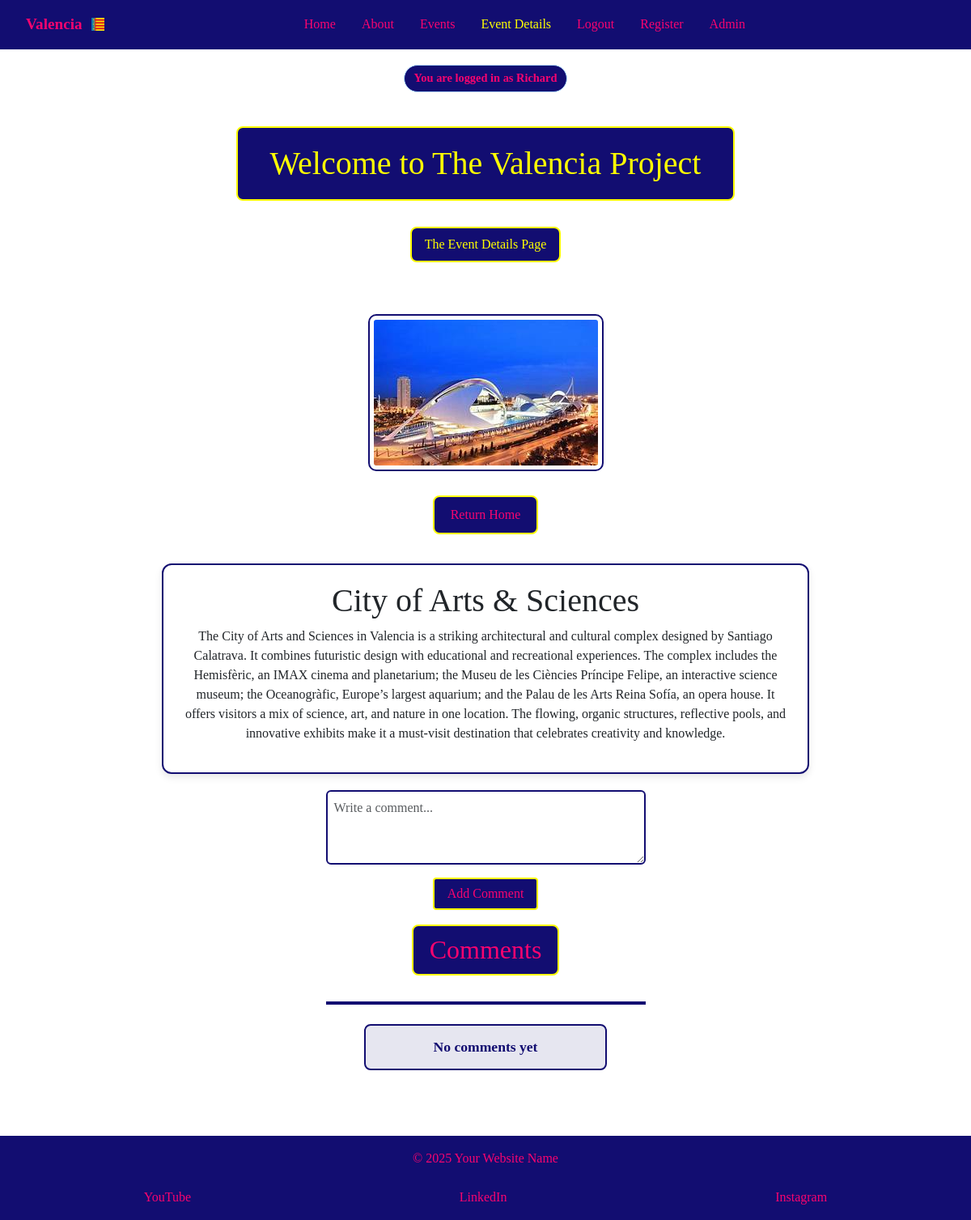
Page /event-details/3/ (signed in) on the earlier database version.
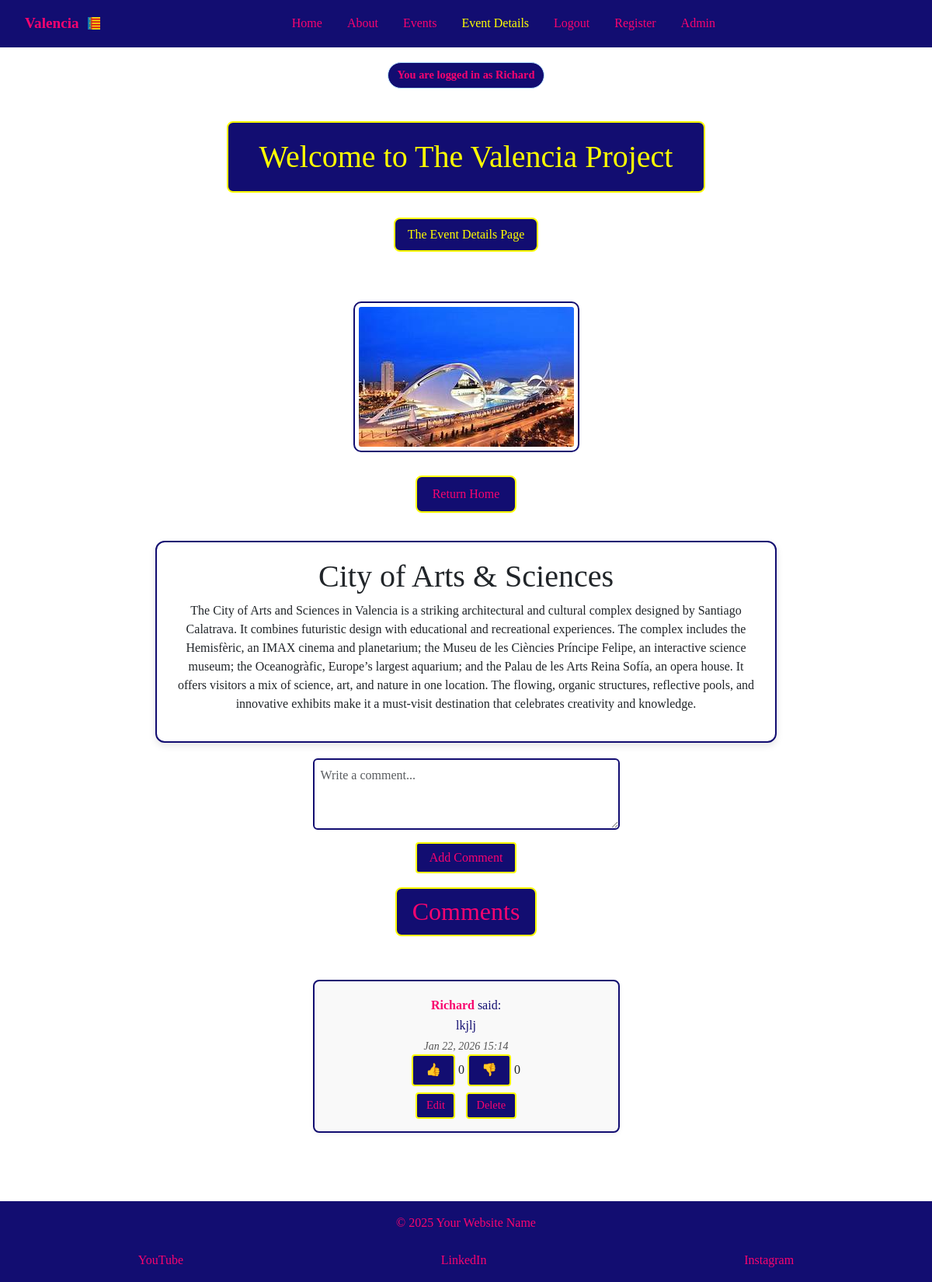
Same page on the later database version.
### tourism_es/models.py (models this page shows, shortened)
class Comment(models.Model):
    card = models.ForeignKey(
        CardText,
        on_delete=models.CASCADE,
        related_name='comments',
        default=1
    )
    user = models.ForeignKey(User, on_delete=models.CASCADE)
    text = models.TextField()
    created_at = models.DateTimeField(auto_now_add=True)
    updated_at = models.DateTimeField(auto_now=True)

### tourism_es/views.py (the view)
# urls.py: path('event-details/<int:pk>/', views.event_details, name='event-details'),
def event_details(request, pk):
    card = get_object_or_404(CardText, id=pk)
    is_saved = False
    if request.user.is_authenticated:
        is_saved = card.saved_by.filter(pk=request.user.pk).exists()
    if request.method == 'POST' and request.user.is_authenticated:
        form = CommentForm(request.POST)
        if form.is_valid():
            comment = form.save(commit=False)
            comment.user = request.user
            comment.card = card
            comment.save()
            return redirect('event-details', pk=card.pk)
    else:
        form = CommentForm()
    comments = card.comments.all().order_by('created_at')
    context = {
        'card': card,
        'comments': comments,
        'form': form,
        'is_saved': is_saved,
        'active_tab': 'event-details'
    }
    return render(request, 'event-details.html', context)

### tourism_es/forms.py
class CommentForm(forms.ModelForm):
    class Meta:
        model = Comment
        fields = ['text']
        labels = {
            'text': '',
        }
        widgets = {
            'text': forms.Textarea(attrs={
                'class': 'form-control',
                'rows': 3,
                'placeholder': 'Write a comment...'
            })
        }

### tourism_es/templatetags/comment_tags.py (called while the page is built)
@register.filter
def reaction_count(comment, reaction_type):
    return comment.reactions.filter(reaction=reaction_type).count()

### tourism_es/templates/event-details.html (shortened to what this page needs)
{% extends 'base.html' %}
{% load static %}
{% load comment_tags %}
{% block content %}
<h1 class="color">Welcome to The Valencia Project</h1>
<p class="color">The Event Details Page</p>
<main class="card-detail-wrapper">
    <div class="card-detail">
        <img src="{% static 'images/' %}{{ card.image_name }}" alt="{{ card.title }}">
        <p>
            <a class="color-return" href="{% url 'index' %}">Return Home</a>
        </p>
        <div class="card-content-box">
            <h1>{{ card.title }}</h1>
            <p>{{ card.content }}</p>
        </div>
        <div class="comments-section">
            {% if user.is_authenticated %}
            <form method="POST">
                {{ form.as_p }}
                <button type="submit">Add Comment</button>
            </form>
            {% endif %}
            <h2>Comments</h2>
            {% for comment in comments %}
            <div class="comment" data-id="{{ comment.id }}">
                <p><strong>{{ comment.user.username }}</strong> said:</p>
                <p>{{ comment.text }}</p>
                <small>{{ comment.created_at|date:"M d, Y H:i "}}</small>
                <div class="reaction-buttons">
                    {% if user.is_authenticated %}
                    <button class="like-btn" data-url="{% url 'toggle_reaction' comment.id 'like' %}">👍</button>
                    <span class="like-count">{{ comment|reaction_count:"like" }}</span>
                    <button class="dislike-btn" data-url="{% url 'toggle_reaction' comment.id 'dislike' %}">👎</button>
                    <span class="dislike-count">{{ comment|reaction_count:"dislike" }}</span>
                    {% else %}
                    <p>Login to react.</p>
                    {% endif %}
                </div>
                {% if user == comment.user %}
                <div class="actions">
                    <a href="{% url 'edit-comment'  comment.pk %}">Edit</a>
                    <a href="{% url 'delete-comments' comment.pk %}">Delete</a>
                </div>
                {% endif %}
            </div>
            {% empty %}
            <hr>
            <p class="no-comments">No comments yet</p>
            {% endfor %}
        </div>
    </div>
</main>
{% endblock %}

Differences in the rows shown:
added Comment: user.username "Richard", text "lkjlj", created_at "Jan 22, 2026 15:14", id "0", shows "Edit"
Other differences:
text no longer shown: "No comments yet"
